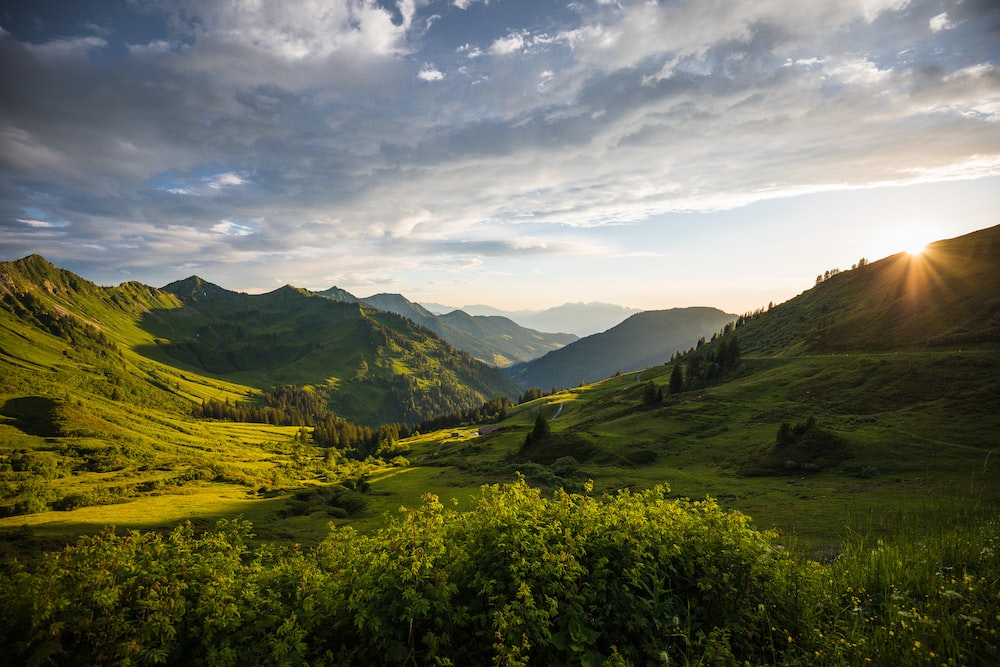
#> input picture Lab_1/landscape.jpg, 1000 x 667 px
$ python Split_Image.py
#> lines starting #> are read from the running program, lines starting #| are printed output that depends on the picture
from PIL import Image
import matplotlib.pyplot as plt
import numpy as np

image_path = 'landscape.jpg'
rgb_image = Image.open(image_path)
#> rgb_image is the input picture: PIL image 1000x667 RGB; mean R, G, B 107.1, 108.5, 88.5

image_array = np.array(rgb_image)
rgb_shape = image_array.shape
#> rgb_shape = (667, 1000, 3)
print(rgb_shape)
#| (667, 1000, 3)

width, height = rgb_image.size
#> width = 1000; height = 667
split_point = width // 2
#> split_point = 500

left_part = rgb_image.crop((0, 0, split_point, height))
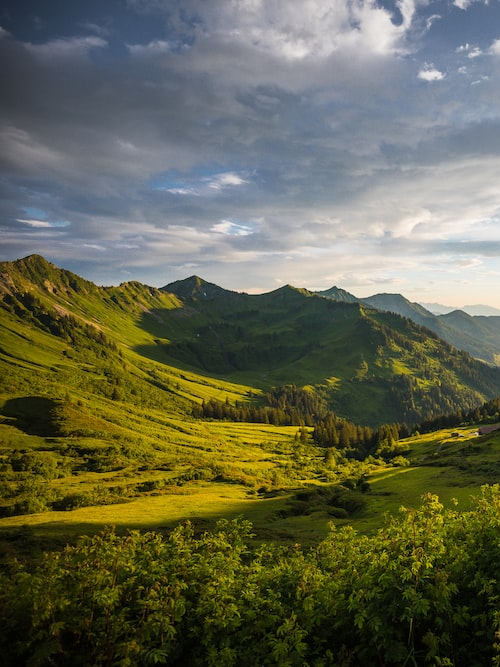
#> left_part: PIL image 500x667 RGB; mean R, G, B 98.9, 100.7, 77.5
right_part = rgb_image.crop((split_point, 0, width, height))
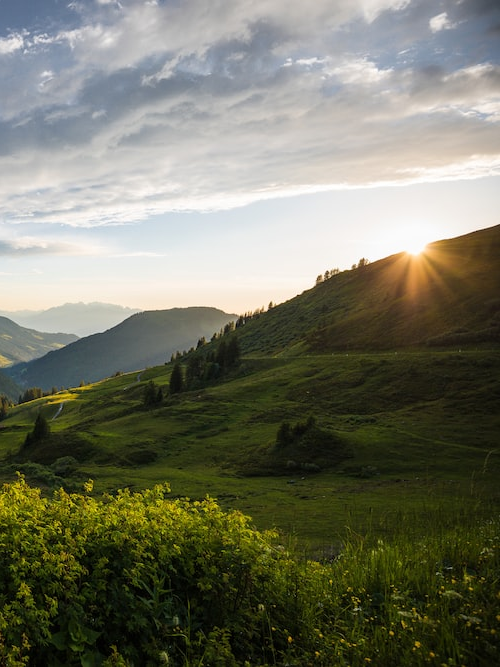
#> right_part: PIL image 500x667 RGB; mean R, G, B 115.4, 116.4, 99.5


plt.figure(figsize=(10,5))
plt.subplot(2,2,1)
plt.imshow(rgb_image)

plt.subplot(2,2,3)
plt.imshow(left_part)

plt.subplot(2,2,4)
plt.imshow(right_part)

plt.show()
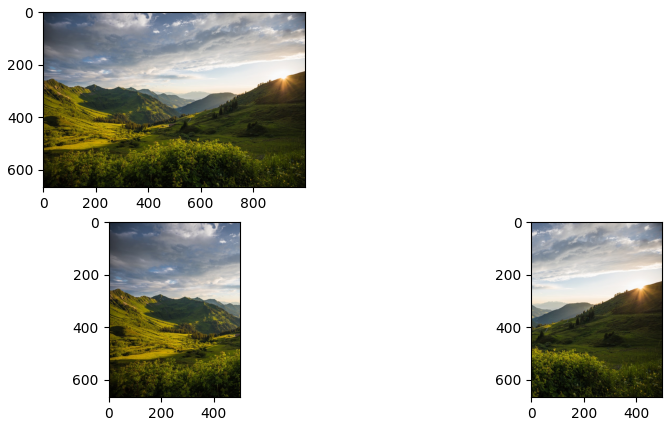
#> figure drawn by matplotlib, 3 panels
